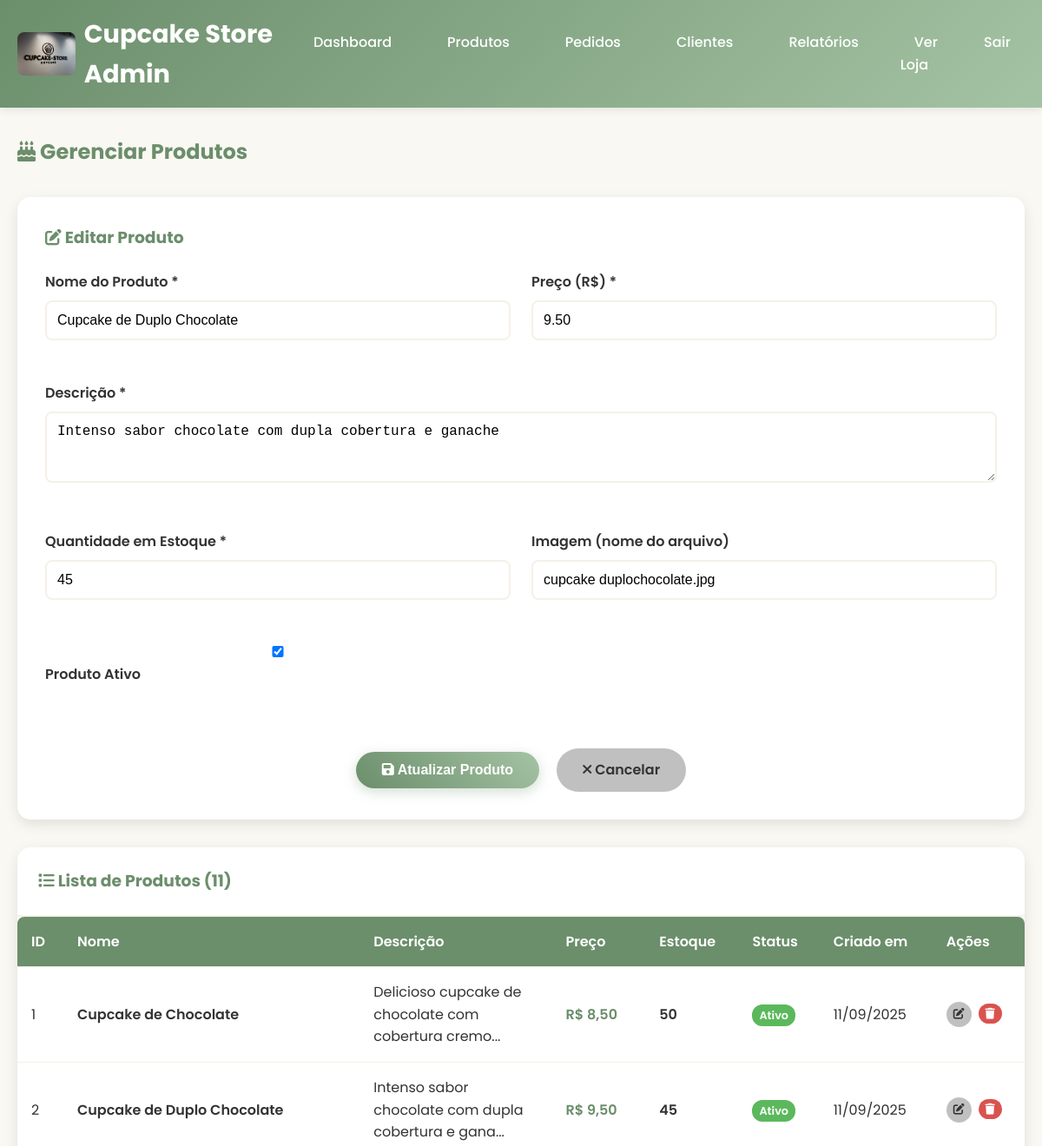
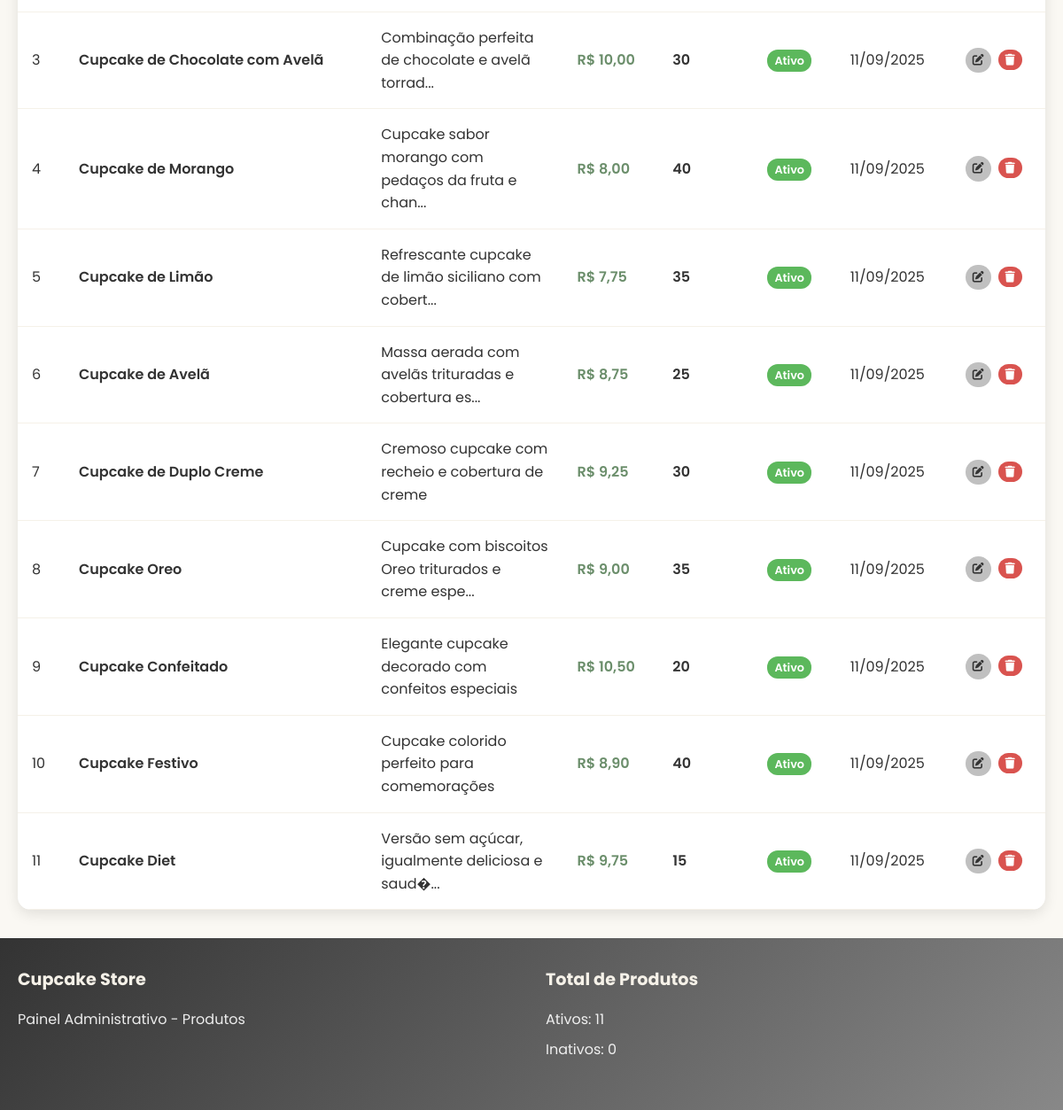
Screenshot of /admin/products.php?edit=2 (signed in) with the database file from the repository (2 pictures, top to bottom).
### tables this page shows
CREATE TABLE products (
    id INT PRIMARY KEY AUTO_INCREMENT,
    name VARCHAR(255) NOT NULL,
    description TEXT NOT NULL,
    price DECIMAL(10,2) NOT NULL,
    image VARCHAR(255) NOT NULL,
    stock_quantity INT NOT NULL DEFAULT 0,
    category VARCHAR(100) DEFAULT 'cupcake',
    is_active BOOLEAN DEFAULT TRUE,
    created_at TIMESTAMP DEFAULT CURRENT_TIMESTAMP,
    updated_at TIMESTAMP DEFAULT CURRENT_TIMESTAMP ON UPDATE CURRENT_TIMESTAMP
);

### config/database.php (called while the page is built, shortened)
<?php
try {
    $pdo = new PDO("mysql:host=" . DB_HOST . ";dbname=" . DB_NAME, DB_USER, DB_PASS);
    $pdo->setAttribute(PDO::ATTR_ERRMODE, PDO::ERRMODE_EXCEPTION);
    $pdo->setAttribute(PDO::ATTR_DEFAULT_FETCH_MODE, PDO::FETCH_ASSOC);
} catch(PDOException $e) {
    die("Erro na conexão: " . $e->getMessage());
}
function executeQuery($query, $params = []) {
    global $pdo;
    try {
        $stmt = $pdo->prepare($query);
        $stmt->execute($params);
        return $stmt;
    } catch(PDOException $e) {
        throw new Exception("Erro na query: " . $e->getMessage());
    }
}
function fetchData($query, $params = []) {
    $stmt = executeQuery($query, $params);
    return $stmt->fetchAll();
}
function fetchOne($query, $params = []) {
    $stmt = executeQuery($query, $params);
    return $stmt->fetch();
}
?>

### admin/products.php (the view, shortened to what this page needs)
<?php
include_once '../config/database.php';
$editId = $_GET['edit'] ?? 0;
try {
    $products = fetchData("SELECT * FROM products ORDER BY created_at DESC");
    $editProduct = null;
    if ($editId > 0) {
        $editProduct = fetchOne("SELECT * FROM products WHERE id = ?", [$editId]);
    }
} catch (Exception $e) {
    $products = [];
    $editProduct = null;
}
?>
<!DOCTYPE html>
<html lang="pt-BR">
<head>
    <link rel="stylesheet" href="../assets/css/style.css">
    <link rel="stylesheet" href="https://cdnjs.cloudflare.com/ajax/libs/font-awesome/6.0.0/css/all.min.css">
</head>
<body>
    <header class="header">
        <div class="container">
            <div class="nav">
                <div class="logo">
                    <a href="dashboard.php" style="color: white; text-decoration: none; display: flex; align-items: center;">
                        <img src="../assets/img/logo/logo_cupcake-store.jpg" alt="Cupcake Store" style="height: 50px; margin-right: 10px; border-radius: 8px;">
                        <h1 style="margin: 0;">Cupcake Store Admin</h1>
                    </a>
                </div>
                <nav class="nav-menu">
                    <ul>
                        <li><a href="dashboard.php">Dashboard</a></li>
                        <li><a href="products.php">Produtos</a></li>
                        <li><a href="orders.php">Pedidos</a></li>
                        <li><a href="customers.php">Clientes</a></li>
                        <li><a href="reports.php">Relatórios</a></li>
                        <li><a href="../index.php">Ver Loja</a></li>
                        <li><a href="../actions/logout.php">Sair</a></li>
                    </ul>
                </nav>
            </div>
        </div>
    </header>
    <section style="padding: 2rem 0; background-color: var(--light-beige); min-height: 100vh;">
        <div class="container">
            <h2 style="color: var(--primary-green); margin-bottom: 2rem;">
                <i class="fas fa-birthday-cake"></i> Gerenciar Produtos
            </h2>
            <div style="background: var(--white); padding: 2rem; border-radius: 15px; box-shadow: 0 5px 15px var(--shadow); margin-bottom: 2rem;">
                <h3 style="color: var(--primary-green); margin-bottom: 1.5rem;">
                    <i class="fas fa-<?php echo $editProduct ? 'edit' : 'plus'; ?>"></i>
                    <?php echo $editProduct ? 'Editar Produto' : 'Adicionar Novo Produto'; ?>
                </h3>
                <form method="POST" style="display: grid; grid-template-columns: 1fr 1fr; gap: 1.5rem;">
                    <div class="form-group">
                        <label for="name">Nome do Produto *</label>
                        <input type="text" id="name" name="name" required
                               value="<?php echo $editProduct ? htmlspecialchars($editProduct['name']) : ''; ?>">
                    </div>
                    <div class="form-group">
                        <label for="price">Preço (R$) *</label>
                        <input type="number" id="price" name="price" step="0.01" min="0" required
                               value="<?php echo $editProduct ? $editProduct['price'] : ''; ?>">
                    </div>
                    <div class="form-group" style="grid-column: 1 / -1;">
                        <label for="description">Descrição *</label>
                        <textarea id="description" name="description" rows="3" required><?php echo $editProduct ? htmlspecialchars($editProduct['description']) : ''; ?></textarea>
                    </div>
                    <div class="form-group">
                        <label for="stock_quantity">Quantidade em Estoque *</label>
                        <input type="number" id="stock_quantity" name="stock_quantity" min="0" required
                               value="<?php echo $editProduct ? $editProduct['stock_quantity'] : ''; ?>">
                    </div>
                    <div class="form-group">
                        <label for="image">Imagem (nome do arquivo)</label>
                        <input type="text" id="image" name="image" placeholder="ex: chocolate.jpg"
                               value="<?php echo $editProduct ? htmlspecialchars($editProduct['image']) : ''; ?>">
                    </div>
                    <?php if ($editProduct): ?>
                        <div class="form-group">
                            <label>
                                <input type="checkbox" name="is_active" <?php echo $editProduct['is_active'] ? 'checked' : ''; ?>>
                                Produto Ativo
                            </label>
                        </div>
                    <?php endif; ?>
                    <div style="grid-column: 1 / -1; text-align: center; margin-top: 1rem;">
                        <button type="submit" name="<?php echo $editProduct ? 'update_product' : 'add_product'; ?>"
                                class="btn btn-primary" style="margin-right: 1rem;">
                            <i class="fas fa-<?php echo $editProduct ? 'save' : 'plus'; ?>"></i>
                            <?php echo $editProduct ? 'Atualizar Produto' : 'Adicionar Produto'; ?>
                        </button>
                        <?php if ($editProduct): ?>
                            <a href="products.php" class="btn btn-secondary">
                                <i class="fas fa-times"></i> Cancelar
                            </a>
                        <?php endif; ?>
                    </div>
                </form>
            </div>
            <div style="background: var(--white); border-radius: 15px; box-shadow: 0 5px 15px var(--shadow); overflow: hidden;">
                <div style="padding: 1.5rem; border-bottom: 2px solid var(--beige);">
                    <h3 style="color: var(--primary-green);">
                        <i class="fas fa-list"></i> Lista de Produtos (<?php echo count($products); ?>)
                    </h3>
                </div>
                <?php if (empty($products)): ?>
                    <div style="text-align: center; padding: 3rem; color: var(--text-light);">
                        <i class="fas fa-box-open" style="font-size: 3rem; margin-bottom: 1rem;"></i>
                        <p>Nenhum produto cadastrado ainda</p>
                    </div>
                <?php else: ?>
                    <div style="overflow-x: auto;">
                        <table class="table">
                            <thead>
                                <tr>
                                    <th>ID</th>
                                    <th>Nome</th>
                                    <th>Descrição</th>
                                    <th>Preço</th>
                                    <th>Estoque</th>
                                    <th>Status</th>
                                    <th>Criado em</th>
                                    <th>Ações</th>
                                </tr>
                            </thead>
                            <tbody>
                                <?php foreach ($products as $product): ?>
                                    <tr style="<?php echo !$product['is_active'] ? 'opacity: 0.6;' : ''; ?>">
                                        <td><?php echo $product['id']; ?></td>
                                        <td style="font-weight: 600;"><?php echo htmlspecialchars($product['name']); ?></td>
                                        <td style="max-width: 200px; overflow: hidden; text-overflow: ellipsis;">
                                            <?php echo htmlspecialchars(substr($product['description'], 0, 50)) . (strlen($product['description']) > 50 ? '...' : ''); ?>
                                        </td>
                                        <td style="font-weight: 600; color: var(--primary-green);">
                                            R$ <?php echo number_format($product['price'], 2, ',', '.'); ?>
                                        </td>
                                        <td>
                                            <span style="color: <?php echo $product['stock_quantity'] <= 5 ? 'var(--danger)' : 'var(--text-dark)'; ?>; font-weight: 600;">
                                                <?php echo $product['stock_quantity']; ?>
                                            </span>
                                        </td>
                                        <td>
                                            <span style="padding: 0.25rem 0.5rem; border-radius: 12px; font-size: 0.8rem; font-weight: 600; color: white; background-color: <?php echo $product['is_active'] ? 'var(--success)' : 'var(--danger)'; ?>;">
                                                <?php echo $product['is_active'] ? 'Ativo' : 'Inativo'; ?>
                                            </span>
                                        </td>
                                        <td><?php echo date('d/m/Y', strtotime($product['created_at'])); ?></td>
                                        <td>
                                            <div style="display: flex; gap: 0.5rem;">
                                                <a href="products.php?edit=<?php echo $product['id']; ?>"
                                                   class="btn btn-secondary" style="padding: 0.25rem 0.5rem; font-size: 0.8rem;">
                                                    <i class="fas fa-edit"></i>
                                                </a>
                                                <?php if ($product['is_active']): ?>
                                                    <form method="POST" style="display: inline;"
                                                          onsubmit="return confirm('Tem certeza que deseja remover este produto?')">
                                                        <button type="submit" name="delete_product"
                                                                class="btn btn-danger" style="padding: 0.25rem 0.5rem; font-size: 0.8rem;">
                                                            <i class="fas fa-trash"></i>
                                                        </button>
                                                    </form>
                                                <?php endif; ?>
                                            </div>
                                        </td>
                                    </tr>
                                <?php endforeach; ?>
                            </tbody>
                        </table>
                    </div>
                <?php endif; ?>
            </div>
        </div>
    </section>
    <footer class="footer">
        <div class="container">
            <div class="footer-content">
                <div class="footer-section">
                    <h3>Cupcake Store</h3>
                    <p>Painel Administrativo - Produtos</p>
                </div>
                <div class="footer-section">
                    <h3>Total de Produtos</h3>
                    <p>Ativos: <?php echo count(array_filter($products, function($p) { return $p['is_active']; })); ?></p>
                    <p>Inativos: <?php echo count(array_filter($products, function($p) { return !$p['is_active']; })); ?></p>
                </div>
            </div>
        </div>
    </footer>
</body>
</html>

### assets/css/style.css (style rules this page uses)
* { margin: 0; padding: 0; box-sizing: border-box; }
:root { --primary-green: #6B8E6B; --light-green: #A4C3A4; --beige: #F5F1E8; --light-beige: #FAF8F3; --silver-gray: #C0C0C0; --dark-gray: #888888; --white: #FFFFFF; --text-dark: #333333; --text-light: #666666; --success: #5cb85c; --warning: #f0ad4e; --danger: #d9534f; --shadow: rgba(0, 0, 0, 0.1); }
body { font-family: 'Poppins', sans-serif; line-height: 1.6; color: var(--text-dark); background-color: var(--light-beige); }
.container { max-width: 1200px; margin: 0 auto; padding: 0 20px; }
.header { background: linear-gradient(135deg, var(--primary-green), var(--light-green)); box-shadow: 0 2px 10px var(--shadow); position: sticky; top: 0; z-index: 1000; }
.nav { display: flex; justify-content: space-between; align-items: center; padding: 1rem 0; }
.logo h1 { color: var(--white); font-size: 1.8rem; font-weight: 700; }
.nav-menu ul { display: flex; list-style: none; gap: 2rem; }
.nav-menu a { color: var(--white); text-decoration: none; font-weight: 500; transition: color 0.3s ease; padding: 0.5rem 1rem; border-radius: 5px; }
.btn { display: inline-block; padding: 12px 30px; border: none; border-radius: 25px; text-decoration: none; font-weight: 600; text-align: center; cursor: pointer; transition: all 0.3s ease; font-size: 1rem; }
.btn-primary { background: linear-gradient(45deg, var(--primary-green), var(--light-green)); color: var(--white); box-shadow: 0 4px 15px rgba(107, 142, 107, 0.3); }
.btn-secondary { background-color: var(--silver-gray); color: var(--text-dark); }
.btn-danger { background-color: var(--danger); color: var(--white); }
.form-group { margin-bottom: 1.5rem; }
.form-group label { display: block; margin-bottom: 0.5rem; font-weight: 600; color: var(--text-dark); }
.form-group input, .form-group select, .form-group textarea { width: 100%; padding: 0.75rem; border: 2px solid var(--beige); border-radius: 8px; font-size: 1rem; transition: border-color 0.3s ease; }
.footer { background: linear-gradient(135deg, var(--text-dark), var(--dark-gray)); color: var(--white); padding: 2rem 0 1rem; }
.footer-content { display: grid; grid-template-columns: repeat(auto-fit, minmax(250px, 1fr)); gap: 2rem; margin-bottom: 2rem; }
.footer-section h3 { color: var(--beige); margin-bottom: 1rem; font-size: 1.2rem; }
.footer-section p { margin-bottom: 0.5rem; opacity: 0.9; }
.table { width: 100%; border-collapse: collapse; background-color: var(--white); border-radius: 8px; overflow: hidden; box-shadow: 0 5px 15px var(--shadow); }
.table th, .table td { padding: 1rem; text-align: left; border-bottom: 1px solid var(--beige); }
.table th { background-color: var(--primary-green); color: var(--white); font-weight: 600; }

### rows the page displays
products: name "Cupcake de Duplo Chocolate", price "9.50", description "Intenso sabor chocolate com dupla cobertura e ganache", stock_quantity "45", image "cupcake duplochocolate.jpg", is_active "☑", id "2", description "Intenso sabor chocolate com dupla cobertura e gana", price "9,50", shows "Ativo", created_at "11/09/2025"
products: id "1", name "Cupcake de Chocolate", description "Delicioso cupcake de chocolate com cobertura cremo", price "8,50", stock_quantity "50", is_active "Ativo", created_at "11/09/2025"
products: id "3", name "Cupcake de Chocolate com Avelã", description "Combinação perfeita de chocolate e avelã torrad", price "10,00", stock_quantity "30", is_active "Ativo", created_at "11/09/2025"
products: id "4", name "Cupcake de Morango", description "Cupcake sabor morango com pedaços da fruta e chan", price "8,00", stock_quantity "40", is_active "Ativo", created_at "11/09/2025"
products: id "5", name "Cupcake de Limão", description "Refrescante cupcake de limão siciliano com cobert", price "7,75", stock_quantity "35", is_active "Ativo", created_at "11/09/2025"
products: id "6", name "Cupcake de Avelã", description "Massa aerada com avelãs trituradas e cobertura es", price "8,75", stock_quantity "25", is_active "Ativo", created_at "11/09/2025"
products: id "7", name "Cupcake de Duplo Creme", description "Cremoso cupcake com recheio e cobertura de creme", price "9,25", stock_quantity "30", is_active "Ativo", created_at "11/09/2025"
products: id "8", name "Cupcake Oreo", description "Cupcake com biscoitos Oreo triturados e creme espe", price "9,00", stock_quantity "35", is_active "Ativo", created_at "11/09/2025"
products: id "9", name "Cupcake Confeitado", description "Elegante cupcake decorado com confeitos especiais", price "10,50", stock_quantity "20", is_active "Ativo", created_at "11/09/2025"
products: id "10", name "Cupcake Festivo", description "Cupcake colorido perfeito para comemorações", price "8,90", stock_quantity "40", is_active "Ativo", created_at "11/09/2025"
products: id "11", name "Cupcake Diet", description "Versão sem açúcar, igualmente deliciosa e saud�", price "9,75", stock_quantity "15", is_active "Ativo", created_at "11/09/2025"

### other values shown
count($products) "11"
